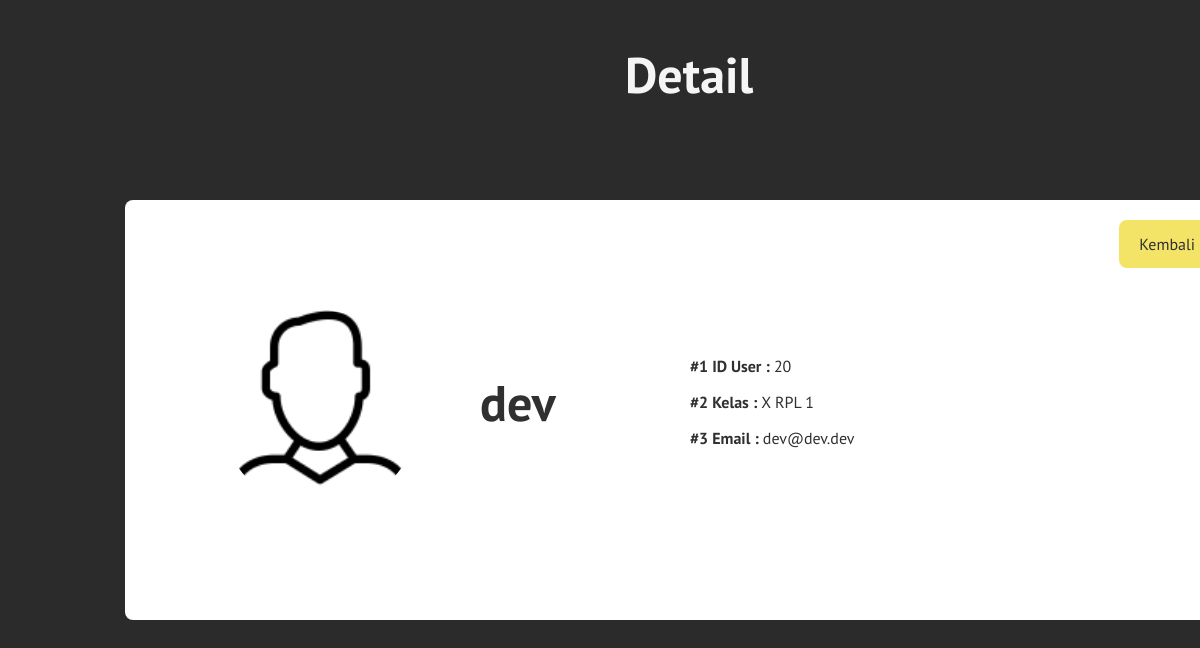
Page /admin/page/detail_akun.php?no=20 (signed in) on the committed database.
### tables this page shows
CREATE TABLE `user` (
  `id_user` int(11) NOT NULL,
  `username` varchar(10) NOT NULL,
  `password` text NOT NULL,
  `dp` varchar(255) DEFAULT 'user_def.jpg',
  `kelas` varchar(7) NOT NULL,
  `email` varchar(100) NOT NULL
);

### admin/page/detail_akun.php (the view, shortened to what this page needs)
<?php
require "../function/functions.php";
$id = $_GET["no"];
$detail_q = mysqli_query($conn, "SELECT * FROM user WHERE id_user = '$id' ");
$data_q = mysqli_fetch_assoc($detail_q);
$d_0 = $data_q["username"];
$d_11 = $data_q["kelas"];
$d_12 = $data_q["email"];
$d_13 = $data_q["dp"];
?>
<!DOCTYPE html>
<html lang="en">
<head>
    <link rel="stylesheet" href="../css/d_u.css">
    <link rel="stylesheet" href="../css/font.css">
</head>
<body>
<h1>Detail</h1>
<div class="report-card">
    <div class="img-prof">
        <img class="img-admin" src="../../img/<?php echo $d_13; ?>">
        <b><p><?php echo $d_0; ?></p></b>
    </div>
    <div class="text_report">
    <b><p>#1 ID User : </b><?php echo $id; ?></p>
    <b><p>#2 Kelas : </b><?php echo $d_11; ?></p>
    <b><p>#3 Email : </b><?php echo $d_12;?></b></p>
    </div>
    <a class="ok-next" href="user.php">Kembali</a>
</div>
</body>
</html>

### admin/css/d_u.css (style rules this page uses)
body { background-color: #2c2b2b; background-size: cover; background-repeat: no-repeat; background-attachment: fixed; }
h1 { font-family: 'PT Sans', sans-serif; position: fixed; left: 625px; font-size: 50px; color:whitesmoke; box-shadow: 1px 1px 1px rgba(0, 0, 0, 0,7); }
.report-card { position: fixed; top: 200px; left: 125px; background-color: #ffffff; border-radius: 8px; padding: 10px; width: 1100px; height: 400px; }
.report-card p { font-family: 'PT Sans', sans-serif; color: #313030; }
.text_report { position: fixed; top: 340px; left: 690px; }
.ok-next { background-color: #F3E367; border-radius: 8px; padding: 20px; text-align: center; line-height: 50%; position: absolute; top: 20px; color: #313030; font-family: 'PT Sans', sans-serif; right: 30px; text-decoration: none; }
.img-prof .img-admin { height:200px; width: 200px; position: fixed; top: 300px; left: 210px; padding: 10px; border-radius: 150px; }
.img-prof p { font-family: 'PT Sans', sans-serif; color: #313030; font-size: 50px; position: fixed; top: 320px; left: 480px; width: 100px; }

### rows in the picture
user: dp (picture), username "dev", kelas "X RPL 1", email "dev@dev.dev"

### other values in the picture
$id "20"
